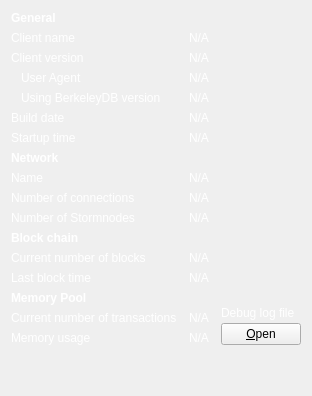
     <widget class="QWidget" name="tab_info">
      <attribute name="title">
       <string>&amp;Information</string>
      </attribute>
      <layout class="QGridLayout" name="gridLayout" columnstretch="0,1,0">
       <property name="horizontalSpacing">
        <number>12</number>
       </property>
       <item row="0" column="0">
        <widget class="QLabel" name="label_9">
         <property name="font">
          <font>
           <weight>75</weight>
           <bold>true</bold>
          </font>
         </property>
         <property name="styleSheet">
          <string notr="true">color: rgb(255, 255, 255);</string>
         </property>
         <property name="text">
          <string>General</string>
         </property>
        </widget>
       </item>
       <item row="1" column="0">
        <widget class="QLabel" name="label_5">
         <property name="styleSheet">
          <string notr="true">color: rgb(255, 255, 255);</string>
         </property>
         <property name="text">
          <string>Client name</string>
         </property>
        </widget>
       </item>
       <item row="1" column="1" colspan="2">
        <widget class="QLabel" name="clientName">
         <property name="cursor">
          <cursorShape>IBeamCursor</cursorShape>
         </property>
         <property name="styleSheet">
          <string notr="true">color: rgb(255, 255, 255);</string>
         </property>
         <property name="text">
          <string>N/A</string>
         </property>
         <property name="textFormat">
          <enum>Qt::PlainText</enum>
         </property>
         <property name="textInteractionFlags">
          <set>Qt::LinksAccessibleByMouse|Qt::TextSelectableByKeyboard|Qt::TextSelectableByMouse</set>
         </property>
        </widget>
       </item>
       <item row="2" column="0">
        <widget class="QLabel" name="label_6">
         <property name="styleSheet">
          <string notr="true">color: rgb(255, 255, 255);</string>
         </property>
         <property name="text">
          <string>Client version</string>
         </property>
        </widget>
       </item>
       <item row="2" column="1" colspan="2">
        <widget class="QLabel" name="clientVersion">
         <property name="cursor">
          <cursorShape>IBeamCursor</cursorShape>
         </property>
         <property name="styleSheet">
          <string notr="true">color: rgb(255, 255, 255);</string>
         </property>
         <property name="text">
          <string>N/A</string>
         </property>
         <property name="textFormat">
          <enum>Qt::PlainText</enum>
         </property>
         <property name="textInteractionFlags">
          <set>Qt::LinksAccessibleByMouse|Qt::TextSelectableByKeyboard|Qt::TextSelectableByMouse</set>
         </property>
        </widget>
       </item>
       <item row="3" column="0">
        <widget class="QLabel" name="labelClientUserAgent">
         <property name="styleSheet">
          <string notr="true">color: rgb(255, 255, 255);</string>
         </property>
         <property name="text">
          <string>User Agent</string>
         </property>
         <property name="indent">
          <number>10</number>
         </property>
        </widget>
       </item>
       <item row="3" column="1" colspan="2">
        <widget class="QLabel" name="clientUserAgent">
         <property name="cursor">
          <cursorShape>IBeamCursor</cursorShape>
         </property>
         <property name="styleSheet">
          <string notr="true">color: rgb(255, 255, 255);</string>
         </property>
         <property name="text">
          <string>N/A</string>
         </property>
         <property name="textFormat">
          <enum>Qt::PlainText</enum>
         </property>
         <property name="textInteractionFlags">
          <set>Qt::LinksAccessibleByMouse|Qt::TextSelectableByKeyboard|Qt::TextSelectableByMouse</set>
         </property>
        </widget>
       </item>
       <item row="4" column="0">
        <widget class="QLabel" name="label_berkeleyDBVersion">
         <property name="styleSheet">
          <string notr="true">color: rgb(255, 255, 255);</string>
         </property>
         <property name="text">
          <string>Using BerkeleyDB version</string>
         </property>
         <property name="indent">
          <number>10</number>
         </property>
        </widget>
       </item>
       <item row="4" column="1" colspan="2">
        <widget class="QLabel" name="berkeleyDBVersion">
         <property name="cursor">
          <cursorShape>IBeamCursor</cursorShape>
         </property>
         <property name="styleSheet">
          <string notr="true">color: rgb(255, 255, 255);</string>
         </property>
         <property name="text">
          <string>N/A</string>
         </property>
         <property name="textFormat">
          <enum>Qt::PlainText</enum>
         </property>
         <property name="textInteractionFlags">
          <set>Qt::LinksAccessibleByMouse|Qt::TextSelectableByKeyboard|Qt::TextSelectableByMouse</set>
         </property>
        </widget>
       </item>
       <item row="5" column="0">
        <widget class="QLabel" name="label_12">
         <property name="styleSheet">
          <string notr="true">color: rgb(255, 255, 255);</string>
         </property>
         <property name="text">
          <string>Build date</string>
         </property>
        </widget>
       </item>
       <item row="5" column="1" colspan="2">
        <widget class="QLabel" name="buildDate">
         <property name="cursor">
          <cursorShape>IBeamCursor</cursorShape>
         </property>
         <property name="styleSheet">
          <string notr="true">color: rgb(255, 255, 255);</string>
         </property>
         <property name="text">
          <string>N/A</string>
         </property>
         <property name="textFormat">
          <enum>Qt::PlainText</enum>
         </property>
         <property name="textInteractionFlags">
          <set>Qt::LinksAccessibleByMouse|Qt::TextSelectableByKeyboard|Qt::TextSelectableByMouse</set>
         </property>
        </widget>
       </item>
       <item row="6" column="0">
        <widget class="QLabel" name="label_13">
         <property name="styleSheet">
          <string notr="true">color: rgb(255, 255, 255);</string>
         </property>
         <property name="text">
          <string>Startup time</string>
         </property>
        </widget>
       </item>
       <item row="6" column="1" colspan="2">
        <widget class="QLabel" name="startupTime">
         <property name="cursor">
          <cursorShape>IBeamCursor</cursorShape>
         </property>
         <property name="styleSheet">
          <string notr="true">color: rgb(255, 255, 255);</string>
         </property>
         <property name="text">
          <string>N/A</string>
         </property>
         <property name="textFormat">
          <enum>Qt::PlainText</enum>
         </property>
         <property name="textInteractionFlags">
          <set>Qt::LinksAccessibleByMouse|Qt::TextSelectableByKeyboard|Qt::TextSelectableByMouse</set>
         </property>
        </widget>
       </item>
       <item row="7" column="0">
        <widget class="QLabel" name="labelNetwork">
         <property name="font">
          <font>
           <weight>75</weight>
           <bold>true</bold>
          </font>
         </property>
         <property name="styleSheet">
          <string notr="true">color: rgb(255, 255, 255);</string>
         </property>
         <property name="text">
          <string>Network</string>
         </property>
        </widget>
       </item>
       <item row="8" column="0">
        <widget class="QLabel" name="label_8">
         <property name="styleSheet">
          <string notr="true">color: rgb(255, 255, 255);</string>
         </property>
         <property name="text">
          <string>Name</string>
         </property>
        </widget>
       </item>
       <item row="8" column="1" colspan="2">
        <widget class="QLabel" name="networkName">
         <property name="cursor">
          <cursorShape>IBeamCursor</cursorShape>
         </property>
         <property name="styleSheet">
          <string notr="true">color: rgb(255, 255, 255);</string>
         </property>
         <property name="text">
          <string>N/A</string>
         </property>
         <property name="textFormat">
          <enum>Qt::PlainText</enum>
         </property>
         <property name="textInteractionFlags">
          <set>Qt::LinksAccessibleByMouse|Qt::TextSelectableByKeyboard|Qt::TextSelectableByMouse</set>
         </property>
        </widget>
       </item>
       <item row="9" column="0">
        <widget class="QLabel" name="label_7">
         <property name="styleSheet">
          <string notr="true">color: rgb(255, 255, 255);</string>
         </property>
         <property name="text">
          <string>Number of connections</string>
         </property>
        </widget>
       </item>
       <item row="9" column="1" colspan="2">
        <widget class="QLabel" name="numberOfConnections">
         <property name="cursor">
          <cursorShape>IBeamCursor</cursorShape>
         </property>
         <property name="styleSheet">
          <string notr="true">color: rgb(255, 255, 255);</string>
         </property>
         <property name="text">
          <string>N/A</string>
         </property>
         <property name="textFormat">
          <enum>Qt::PlainText</enum>
         </property>
         <property name="textInteractionFlags">
          <set>Qt::LinksAccessibleByMouse|Qt::TextSelectableByKeyboard|Qt::TextSelectableByMouse</set>
         </property>
        </widget>
       </item>
       <item row="10" column="0">
        <widget class="QLabel" name="stormnodeCountLabel">
         <property name="styleSheet">
          <string notr="true">color: rgb(255, 255, 255);</string>
         </property>
         <property name="text">
          <string>Number of Stormnodes</string>
         </property>
        </widget>
       </item>
       <item row="10" column="1">
        <widget class="QLabel" name="stormnodeCount">
         <property name="styleSheet">
          <string notr="true">color: rgb(255, 255, 255);</string>
         </property>
         <property name="text">
          <string>N/A</string>
         </property>
        </widget>
       </item>
       <item row="11" column="0">
        <widget class="QLabel" name="label_10">
         <property name="font">
          <font>
           <weight>75</weight>
           <bold>true</bold>
          </font>
         </property>
         <property name="styleSheet">
          <string notr="true">color: rgb(255, 255, 255);</string>
         </property>
         <property name="text">
          <string>Block chain</string>
         </property>
        </widget>
       </item>
       <item row="12" column="0">
        <widget class="QLabel" name="label_3">
         <property name="styleSheet">
          <string notr="true">color: rgb(255, 255, 255);</string>
         </property>
         <property name="text">
          <string>Current number of blocks</string>
         </property>
        </widget>
       </item>
       <item row="12" column="1" colspan="2">
        <widget class="QLabel" name="numberOfBlocks">
         <property name="cursor">
          <cursorShape>IBeamCursor</cursorShape>
         </property>
         <property name="styleSheet">
          <string notr="true">color: rgb(255, 255, 255);</string>
         </property>
         <property name="text">
          <string>N/A</string>
         </property>
         <property name="textFormat">
          <enum>Qt::PlainText</enum>
         </property>
         <property name="textInteractionFlags">
          <set>Qt::LinksAccessibleByMouse|Qt::TextSelectableByKeyboard|Qt::TextSelectableByMouse</set>
         </property>
        </widget>
       </item>
       <item row="13" column="0">
        <widget class="QLabel" name="labelLastBlockTime">
         <property name="styleSheet">
          <string notr="true">color: rgb(255, 255, 255);</string>
         </property>
         <property name="text">
          <string>Last block time</string>
         </property>
        </widget>
       </item>
       <item row="13" column="1" colspan="2">
        <widget class="QLabel" name="lastBlockTime">
         <property name="cursor">
          <cursorShape>IBeamCursor</cursorShape>
         </property>
         <property name="styleSheet">
          <string notr="true">color: rgb(255, 255, 255);</string>
         </property>
         <property name="text">
          <string>N/A</string>
         </property>
         <property name="textFormat">
          <enum>Qt::PlainText</enum>
         </property>
         <property name="textInteractionFlags">
          <set>Qt::LinksAccessibleByMouse|Qt::TextSelectableByKeyboard|Qt::TextSelectableByMouse</set>
         </property>
        </widget>
       </item>
       <item row="14" column="0">
        <widget class="QLabel" name="labelMempoolTitle">
         <property name="font">
          <font>
           <weight>75</weight>
           <bold>true</bold>
          </font>
         </property>
         <property name="styleSheet">
          <string notr="true">color: rgb(255, 255, 255);</string>
         </property>
         <property name="text">
          <string>Memory Pool</string>
         </property>
        </widget>
       </item>
       <item row="15" column="0">
        <widget class="QLabel" name="labelNumberOfTransactions">
         <property name="styleSheet">
          <string notr="true">color: rgb(255, 255, 255);</string>
         </property>
         <property name="text">
          <string>Current number of transactions</string>
         </property>
        </widget>
       </item>
       <item row="15" column="1">
        <widget class="QLabel" name="mempoolNumberTxs">
         <property name="cursor">
          <cursorShape>IBeamCursor</cursorShape>
         </property>
         <property name="styleSheet">
          <string notr="true">color: rgb(255, 255, 255);</string>
         </property>
         <property name="text">
          <string>N/A</string>
         </property>
         <property name="textFormat">
          <enum>Qt::PlainText</enum>
         </property>
         <property name="textInteractionFlags">
          <set>Qt::LinksAccessibleByMouse|Qt::TextSelectableByKeyboard|Qt::TextSelectableByMouse</set>
         </property>
        </widget>
       </item>
       <item row="16" column="0">
        <widget class="QLabel" name="labelMemoryUsage">
         <property name="styleSheet">
          <string notr="true">color: rgb(255, 255, 255);</string>
         </property>
         <property name="text">
          <string>Memory usage</string>
         </property>
        </widget>
       </item>
       <item row="16" column="1">
        <widget class="QLabel" name="mempoolSize">
         <property name="cursor">
          <cursorShape>IBeamCursor</cursorShape>
         </property>
         <property name="styleSheet">
          <string notr="true">color: rgb(255, 255, 255);</string>
         </property>
         <property name="text">
          <string>N/A</string>
         </property>
         <property name="textFormat">
          <enum>Qt::PlainText</enum>
         </property>
         <property name="textInteractionFlags">
          <set>Qt::LinksAccessibleByMouse|Qt::TextSelectableByKeyboard|Qt::TextSelectableByMouse</set>
         </property>
        </widget>
       </item>
       <item row="14" column="2" rowspan="3">
        <layout class="QVBoxLayout" name="verticalLayoutDebugButton">
         <property name="spacing">
          <number>3</number>
         </property>
         <item>
          <spacer name="verticalSpacer_2">
           <property name="orientation">
            <enum>Qt::Vertical</enum>
           </property>
           <property name="sizeHint" stdset="0">
            <size>
             <width>10</width>
             <height>5</height>
            </size>
           </property>
          </spacer>
         </item>
         <item>
          <widget class="QLabel" name="labelDebugLogfile">
           <property name="styleSheet">
            <string notr="true">color: rgb(255, 255, 255);</string>
           </property>
           <property name="text">
            <string>Debug log file</string>
           </property>
          </widget>
         </item>
         <item>
          <widget class="QPushButton" name="openDebugLogfileButton">
           <property name="toolTip">
            <string>Open the DarkSilk Core debug log file from the current data directory. This can take a few seconds for large log files.</string>
           </property>
           <property name="styleSheet">
            <string notr="true">QWidget#RPCConsole .QPushButton#openDebugLogfileButton {
background-color:qlineargradient(x1: 0, y1: 0, x2: 0, y2: 1, stop: .01 #8F5BA3, stop: .1 #771F99, stop: .95 #771F99, stop: 1 #520072);
border:0;
border-radius:3px;
color:#ffffff;
font-size:12px;
font-weight:bold;
padding-left:25px;
padding-right:25px;
padding-top:5px;
padding-bottom:5px;
}

QWidget#RPCConsole .QPushButton#openDebugLogfileButton:hover {
background-color:qlineargradient(x1: 0, y1: 0, x2: 0, y2: 1, stop: .01 #BA77D4, stop: .1 #9F2DCC, stop: .95 #9F2DCC, stop: 1 #7400A1);
border:0;
border-radius:3px;
color:#ffffff;
font-size:12px;
font-weight:bold;
padding-left:25px;
padding-right:25px;
padding-top:5px;
padding-bottom:5px;
}

QWidget#RPCConsole .QPushButton#openDebugLogfileButton:pressed {
background-color:qlineargradient(x1: 0, y1: 0, x2: 0, y2: 1, stop: .01 #8F5BA3, stop: .1 #771F99, stop: .95 #771F99, stop: 1 #520072);
border:0;
border-radius:3px;
color:#ffffff;
font-size:12px;
font-weight:bold;
padding-left:25px;
padding-right:25px;
padding-top:5px;
padding-bottom:5px;
}</string>
           </property>
           <property name="text">
            <string>&amp;Open</string>
           </property>
           <property name="autoDefault">
            <bool>false</bool>
           </property>
          </widget>
         </item>
        </layout>
       </item>
       <item row="18" column="0">
        <spacer name="verticalSpacer">
         <property name="orientation">
          <enum>Qt::Vertical</enum>
         </property>
         <property name="sizeHint" stdset="0">
          <size>
           <width>20</width>
           <height>40</height>
          </size>
         </property>
        </spacer>
       </item>
      </layout>
     </widget>
